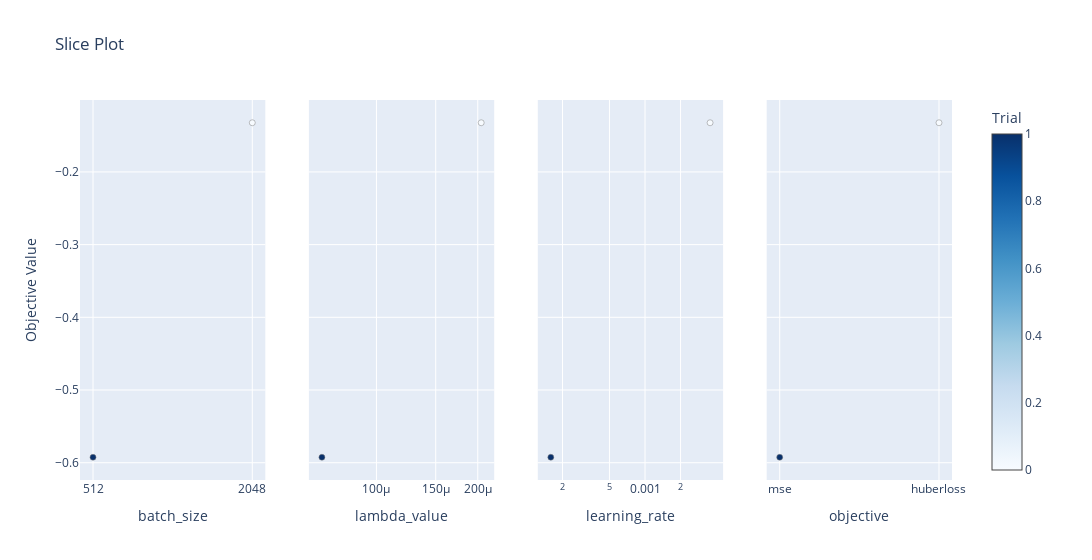

Source (notebook cell):
### Code cell
optuna.visualization.plot_slice(studies['NNModel_nn1'])

### Figure 1 — Plotly figure (JSON) as saved in the notebook; plotly's stock layout.template omitted (floating-point values rounded to 4 significant figures)
{"data": [{"marker": {"color": [0, 1], "colorbar": {"title": {"text": "Trial"}, "x": 1, "xpad": 40}, "colorscale": [[0, "rgb(247,251,255)"], [0.125, "rgb(222,235,247)"], [0.25, "rgb(198,219,239)"], [0.375, "rgb(158,202,225)"], [0.5, "rgb(107,174,214)"], [0.625, "rgb(66,146,198)"], [0.75, "rgb(33,113,181)"], [0.875, "rgb(8,81,156)"], [1, "rgb(8,48,107)"]], "line": {"color": "Grey", "width": 0.5}, "showscale": true}, "mode": "markers", "name": "Feasible Trial", "showlegend": false, "type": "scatter", "x": [2048, 512], "xaxis": "x", "y": [-0.1324, -0.5925], "yaxis": "y"}, {"marker": {"color": [0, 1], "colorbar": {"title": {"text": "Trial"}, "x": 1, "xpad": 40}, "colorscale": [[0, "rgb(247,251,255)"], [0.125, "rgb(222,235,247)"], [0.25, "rgb(198,219,239)"], [0.375, "rgb(158,202,225)"], [0.5, "rgb(107,174,214)"], [0.625, "rgb(66,146,198)"], [0.75, "rgb(33,113,181)"], [0.875, "rgb(8,81,156)"], [1, "rgb(8,48,107)"]], "line": {"color": "Grey", "width": 0.5}, "showscale": false}, "mode": "markers", "name": "Feasible Trial", "showlegend": false, "type": "scatter", "x": [0.0002047, 6.887e-05], "xaxis": "x2", "y": [-0.1324, -0.5925], "yaxis": "y2"}, {"marker": {"color": [0, 1], "colorbar": {"title": {"text": "Trial"}, "x": 1, "xpad": 40}, "colorscale": [[0, "rgb(247,251,255)"], [0.125, "rgb(222,235,247)"], [0.25, "rgb(198,219,239)"], [0.375, "rgb(158,202,225)"], [0.5, "rgb(107,174,214)"], [0.625, "rgb(66,146,198)"], [0.75, "rgb(33,113,181)"], [0.875, "rgb(8,81,156)"], [1, "rgb(8,48,107)"]], "line": {"color": "Grey", "width": 0.5}, "showscale": false}, "mode": "markers", "name": "Feasible Trial", "showlegend": false, "type": "scatter", "x": [0.003557, 0.0001593], "xaxis": "x3", "y": [-0.1324, -0.5925], "yaxis": "y3"}, {"marker": {"color": [0, 1], "colorbar": {"title": {"text": "Trial"}, "x": 1, "xpad": 40}, "colorscale": [[0, "rgb(247,251,255)"], [0.125, "rgb(222,235,247)"], [0.25, "rgb(198,219,239)"], [0.375, "rgb(158,202,225)"], [0.5, "rgb(107,174,214)"], [0.625, "rgb(66,146,198)"], [0.75, "rgb(33,113,181)"], [0.875, "rgb(8,81,156)"], [1, "rgb(8,48,107)"]], "line": {"color": "Grey", "width": 0.5}, "showscale": false}, "mode": "markers", "name": "Feasible Trial", "showlegend": false, "type": "scatter", "x": ["huberloss", "mse"], "xaxis": "x4", "y": [-0.1324, -0.5925], "yaxis": "y4"}], "layout": {"title": {"text": "Slice Plot"}, "width": 1200, "xaxis": {"anchor": "y", "categoryarray": [64, 512, 2048, 10000], "categoryorder": "array", "domain": [0, 0.2125], "title": {"text": "batch_size"}, "type": "category"}, "xaxis2": {"anchor": "y2", "domain": [0.2625, 0.475], "title": {"text": "lambda_value"}, "type": "log"}, "xaxis3": {"anchor": "y3", "domain": [0.525, 0.7375], "title": {"text": "learning_rate"}, "type": "log"}, "xaxis4": {"anchor": "y4", "categoryarray": ["mse", "huberloss"], "categoryorder": "array", "domain": [0.7875, 1], "title": {"text": "objective"}, "type": "category"}, "yaxis": {"anchor": "x", "domain": [0, 1], "title": {"text": "Objective Value"}}, "yaxis2": {"anchor": "x2", "domain": [0, 1], "matches": "y", "showticklabels": false}, "yaxis3": {"anchor": "x3", "domain": [0, 1], "matches": "y", "showticklabels": false}, "yaxis4": {"anchor": "x4", "domain": [0, 1], "matches": "y", "showticklabels": false}}}
